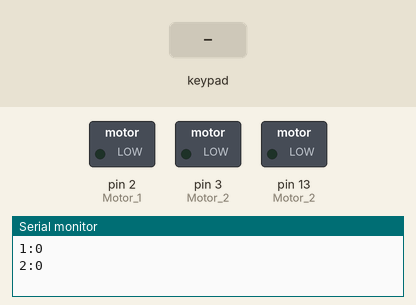
Simulated run of this sketch. Board: Arduino Uno, built with avr-gcc and run on an emulated ATmega328P. Shown: switched loads named in the sketch (green lamp = pin HIGH), the last lines printed to the serial monitor. Dashed ring = blinking. The test bench sets the inputs (shaded band).

Above: at 2.8 s.
2.9 s: key '*' pressed
At 3.15 s:
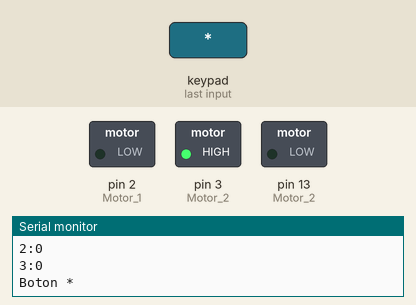
At 4.1 s:
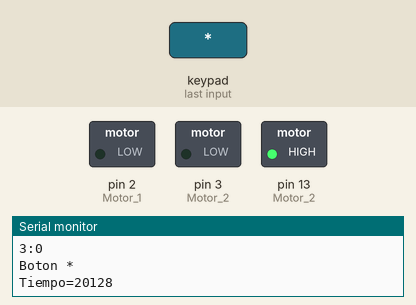
7.0 s: key '#' pressed
At 12.7 s:
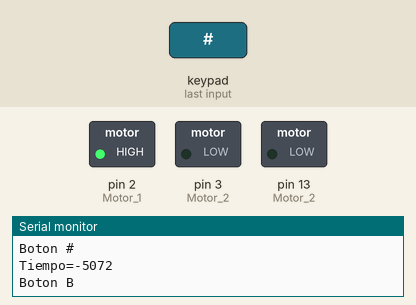
Timing chart, 0 to 16.5 s (numbered marks = the images above; inputs shaded):
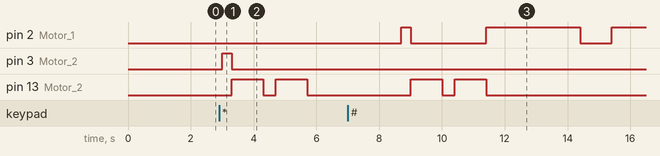

The sketch:

Hypor.ino
```cpp
#include <Keypad.h>
long tiempo;
int contador=0;
int enable=0;
const byte ROWS = 4;
const byte COLS = 4;
char keys[ROWS][COLS] =
{
 {1,2,3,0},
 {4,8,12,0},
 {16,20,24,0},
 {'*',0,'#',24}
};
byte rowPins[ROWS] = {11,10,9,8}; //Filas(pines del 9 al 6)
byte colPins[COLS] = {7,6,5,4}; //Columnas (pines del 5 al 2)
Keypad keypad = Keypad( makeKeymap(keys), rowPins, colPins, ROWS, COLS );
void setup()
{
  Serial.begin(9600);
  pinMode(2, OUTPUT); //Motor 1
  pinMode(3, OUTPUT); //Motor 2
  pinMode(13, OUTPUT); //Motor 2
  digitalWrite(2, LOW);//salidas digitsles
  digitalWrite(3, LOW);//salidas digitsles
  digitalWrite(13, LOW);//salidas digitsles
}
void loop()
{
  char key = keypad.getKey();
  if(key)
  {
    switch (key)
    {
      case '*':
      Serial.println("Boton *");//El monitor serial escribe "ElectroCrea.com"
      digitalWrite(2, LOW);//salidas digitsles
      digitalWrite(3, HIGH);//salidas digitsles
      delay(300);
      digitalWrite(2, LOW);//salidas digitsles
      digitalWrite(3, LOW);//salidas digitsles

      break;
    }
  }
  if(key)
  {
    switch (key)
    {
      case '#':                            //Cuando key "A" es oprimida...
      Serial.println("Boton #");   //El monitor serial escribe "ElectroCrea.com"
      digitalWrite(2, HIGH);//salidas digitsles
      digitalWrite(3, LOW);//salidas digitsles
      delay(300);
      digitalWrite(2, LOW);//salidas digitsles
      digitalWrite(3, LOW);//salidas digitsles
      break;
    }
  }
  if(key)
  {
      enable=1;
      tiempo= key*3600;
      Serial.print("Tiempo=");   //El monitor serial escribe "ElectroCrea.com"
      Serial.println(tiempo);   //El monitor serial escribe "ElectroCrea.com"
      digitalWrite(13, HIGH);//salidas digitsles
      delay(1000);
      digitalWrite(13, LOW);//salidas digitsles
      delay(400);
      digitalWrite(13, HIGH);//salidas digitsles
      delay(1000);
      digitalWrite(13, LOW);//salidas digitsles
      contador=0;
  }
  contador=contador+1;
  if ((contador>tiempo)&&(enable==1))
  {
      Serial.println("Boton B");   //El monitor serial escribe "ElectroCrea.com"
      digitalWrite(2, HIGH);//salidas digitsles
      digitalWrite(3, LOW);//salidas digitsles
      delay(3000);
      digitalWrite(2, LOW);//salidas digitsles
      digitalWrite(3, LOW);//salidas digitsles
  }
  delay(1000);
  Serial.print(contador);
  Serial.print(":");
  Serial.println(tiempo);
}
```

Measured:
- after the input at 2.9 s, pin 3 (Motor_2): LOW → HIGH after 0.10 s, → LOW 0.30 s later; pin 13 (Motor_2): alternates HIGH for 1.0 s and LOW for 0.40 s, starting after 0.40 s
- after the input at 7.0 s, pin 2 (Motor_1): goes HIGH 0.30 s, LOW 2.4 s, HIGH 3.0 s, LOW 1.0 s, then HIGH, starting after 1.7 s; pin 13 (Motor_2): alternates HIGH for 1.0 s and LOW for 0.40 s, 4 changes in all, then stays LOW, starting after 2.0 s
